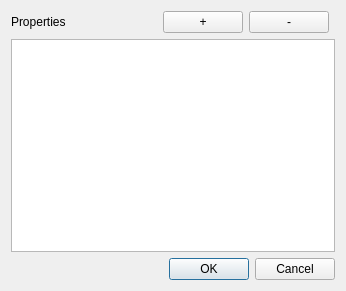
<?xml version="1.0" encoding="UTF-8"?>
<ui version="4.0">
 <class>Dialog</class>
 <widget class="QDialog" name="Dialog">
  <property name="geometry">
   <rect>
    <x>0</x>
    <y>0</y>
    <width>346</width>
    <height>291</height>
   </rect>
  </property>
  <property name="windowTitle">
   <string>Dialog</string>
  </property>
  <layout class="QGridLayout" name="gridLayout">
   <item row="1" column="0" colspan="5">
    <widget class="QTableView" name="tableView">
     <property name="editTriggers">
      <set>QAbstractItemView::AllEditTriggers</set>
     </property>
    </widget>
   </item>
   <item row="0" column="0">
    <widget class="QLabel" name="label">
     <property name="text">
      <string>Properties</string>
     </property>
    </widget>
   </item>
   <item row="0" column="3">
    <widget class="QPushButton" name="actionMinus">
     <property name="text">
      <string>-</string>
     </property>
    </widget>
   </item>
   <item row="0" column="1">
    <spacer name="horizontalSpacer">
     <property name="orientation">
      <enum>Qt::Horizontal</enum>
     </property>
     <property name="sizeHint" stdset="0">
      <size>
       <width>199</width>
       <height>20</height>
      </size>
     </property>
    </spacer>
   </item>
   <item row="2" column="0" colspan="5">
    <widget class="QDialogButtonBox" name="buttonBox">
     <property name="orientation">
      <enum>Qt::Horizontal</enum>
     </property>
     <property name="standardButtons">
      <set>QDialogButtonBox::Cancel|QDialogButtonBox::Ok</set>
     </property>
    </widget>
   </item>
   <item row="0" column="2">
    <widget class="QPushButton" name="actionAdd">
     <property name="text">
      <string>+</string>
     </property>
    </widget>
   </item>
  </layout>
 </widget>
 <resources/>
 <connections>
  <connection>
   <sender>buttonBox</sender>
   <signal>rejected()</signal>
   <receiver>Dialog</receiver>
   <slot>reject()</slot>
   <hints>
    <hint type="sourcelabel">
     <x>316</x>
     <y>260</y>
    </hint>
    <hint type="destinationlabel">
     <x>286</x>
     <y>274</y>
    </hint>
   </hints>
  </connection>
 </connections>
</ui>
